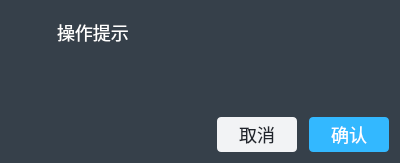
<?xml version="1.0" encoding="UTF-8"?>
<ui version="4.0">
 <class>tipsdlgviewForSure</class>
 <widget class="QWidget" name="tipsdlgviewForSure">
  <property name="geometry">
   <rect>
    <x>0</x>
    <y>0</y>
    <width>400</width>
    <height>163</height>
   </rect>
  </property>
  <property name="maximumSize">
   <size>
    <width>400</width>
    <height>16777215</height>
   </size>
  </property>
  <property name="windowTitle">
   <string>Dialog</string>
  </property>
  <property name="styleSheet">
   <string notr="true">#tipsdlgviewForSure{background-color: rgb(54, 64, 74);}

QWidget{font-size:18px;color:rgb(255,255,255)}</string>
  </property>
  <layout class="QVBoxLayout" name="verticalLayout_3">
   <item>
    <layout class="QHBoxLayout" name="horizontalLayout_2">
     <item>
      <layout class="QVBoxLayout" name="verticalLayout" stretch="1,3">
       <property name="spacing">
        <number>0</number>
       </property>
       <property name="leftMargin">
        <number>10</number>
       </property>
       <property name="topMargin">
        <number>5</number>
       </property>
       <item>
        <widget class="QLabel" name="Tipicon">
         <property name="sizePolicy">
          <sizepolicy hsizetype="Fixed" vsizetype="Fixed">
           <horstretch>0</horstretch>
           <verstretch>0</verstretch>
          </sizepolicy>
         </property>
         <property name="minimumSize">
          <size>
           <width>30</width>
           <height>30</height>
          </size>
         </property>
         <property name="maximumSize">
          <size>
           <width>30</width>
           <height>30</height>
          </size>
         </property>
         <property name="text">
          <string/>
         </property>
         <property name="pixmap">
          <pixmap resource="../../myicon.qrc">:/resources/image/help-o.png</pixmap>
         </property>
         <property name="scaledContents">
          <bool>true</bool>
         </property>
        </widget>
       </item>
       <item>
        <widget class="QLabel" name="empty">
         <property name="text">
          <string/>
         </property>
        </widget>
       </item>
      </layout>
     </item>
     <item>
      <layout class="QVBoxLayout" name="verticalLayout_2" stretch="1,3">
       <property name="spacing">
        <number>0</number>
       </property>
       <property name="topMargin">
        <number>8</number>
       </property>
       <item>
        <layout class="QHBoxLayout" name="horizontalLayout">
         <item>
          <widget class="QLabel" name="TipTitle">
           <property name="styleSheet">
            <string notr="true"/>
           </property>
           <property name="text">
            <string>操作提示</string>
           </property>
          </widget>
         </item>
         <item>
          <spacer name="horizontalSpacer">
           <property name="orientation">
            <enum>Qt::Horizontal</enum>
           </property>
           <property name="sizeHint" stdset="0">
            <size>
             <width>40</width>
             <height>20</height>
            </size>
           </property>
          </spacer>
         </item>
        </layout>
       </item>
       <item>
        <widget class="QLabel" name="tiplabel">
         <property name="maximumSize">
          <size>
           <width>300</width>
           <height>16777215</height>
          </size>
         </property>
         <property name="styleSheet">
          <string notr="true"/>
         </property>
         <property name="text">
          <string/>
         </property>
         <property name="alignment">
          <set>Qt::AlignLeading|Qt::AlignLeft|Qt::AlignTop</set>
         </property>
         <property name="wordWrap">
          <bool>true</bool>
         </property>
         <property name="margin">
          <number>10</number>
         </property>
         <property name="indent">
          <number>-1</number>
         </property>
        </widget>
       </item>
      </layout>
     </item>
    </layout>
   </item>
   <item>
    <layout class="QHBoxLayout" name="horizontalLayout_3">
     <property name="spacing">
      <number>12</number>
     </property>
     <item>
      <spacer name="horizontalSpacer_2">
       <property name="orientation">
        <enum>Qt::Horizontal</enum>
       </property>
       <property name="sizeHint" stdset="0">
        <size>
         <width>40</width>
         <height>20</height>
        </size>
       </property>
      </spacer>
     </item>
     <item>
      <widget class="QPushButton" name="cancle">
       <property name="sizePolicy">
        <sizepolicy hsizetype="Fixed" vsizetype="Fixed">
         <horstretch>0</horstretch>
         <verstretch>0</verstretch>
        </sizepolicy>
       </property>
       <property name="minimumSize">
        <size>
         <width>80</width>
         <height>35</height>
        </size>
       </property>
       <property name="maximumSize">
        <size>
         <width>80</width>
         <height>35</height>
        </size>
       </property>
       <property name="styleSheet">
        <string notr="true">background-color: rgb(242, 243, 245);border-radius:4px;
color: rgb(32, 36, 44);</string>
       </property>
       <property name="text">
        <string>取消</string>
       </property>
      </widget>
     </item>
     <item>
      <widget class="QPushButton" name="ok">
       <property name="sizePolicy">
        <sizepolicy hsizetype="Fixed" vsizetype="Fixed">
         <horstretch>0</horstretch>
         <verstretch>0</verstretch>
        </sizepolicy>
       </property>
       <property name="minimumSize">
        <size>
         <width>80</width>
         <height>35</height>
        </size>
       </property>
       <property name="maximumSize">
        <size>
         <width>80</width>
         <height>35</height>
        </size>
       </property>
       <property name="styleSheet">
        <string notr="true">background-color: rgb(51, 184, 255);border-radius:4px;</string>
       </property>
       <property name="text">
        <string>确认</string>
       </property>
      </widget>
     </item>
    </layout>
   </item>
  </layout>
 </widget>
 <resources>
  <include location="../../myicon.qrc"/>
 </resources>
 <connections/>
</ui>
